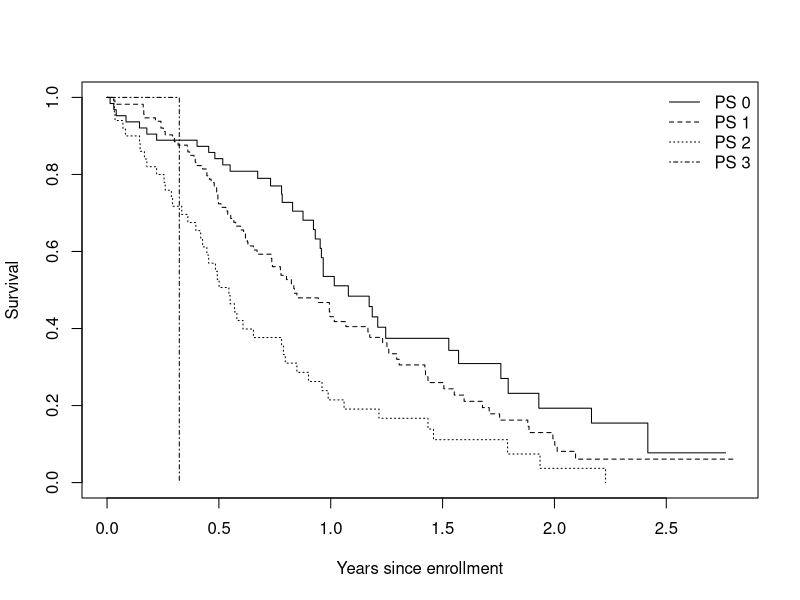
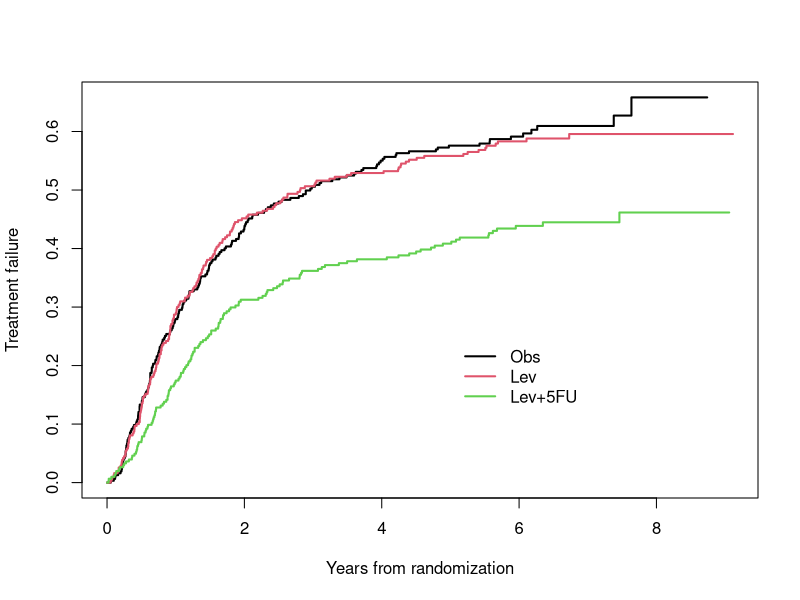

These charts were generated, in order, by the following R code: (Note: this script raises an error after producing the figures.)
## ---- chunk 1
options(continue="  ", width=70, prompt="> ")
options(contrasts=c("contr.treatment", "contr.poly")) #ensure default
options(show.significant.stars = FALSE) #statistical intelligence

knitr::opts_chunk$set(
  collapse = TRUE, warning=FALSE, error=FALSE, tidy=FALSE,
  fig.asp=.75, fig.align="center",
  comment = "#>", highlight=TRUE, echo=TRUE, prompt=FALSE,
  fig.width=7, fig.height=5.5
)

library(survival)
library(geepack)
library(survey)
## ---- chunk 2
lfit0 <- survfit(Surv(time/365.25, status) ~ 1, data=lung)
lfit1 <- survfit(Surv(time/365.25, status) ~ ph.ecog, data=lung)
print(lfit1, rmean=2.5)
plot(lfit1, lty=1:4, xlab="Years since enrollment", ylab="Survival")
legend("topright", c("PS 0", "PS 1", "PS 2", "PS 3"), 
       lty=1:4, bty='n')
## ---- chunk 3
pmean <- pseudo(lfit0, times=2.5, type="RMST")
ldata <- data.frame(lung, pmean= c(pmean), 
                    id=1:nrow(lung))  
afit1 <- lm(pmean ~ ph.ecog + sex + age, data=ldata)
round(summary(afit1)$coefficients, 3)
## ---- chunk 4
afit2 <- geese(pmean ~ ph.ecog + sex + age, data=ldata, 
               subset = (!is.na(ph.ecog)))
round(summary(afit2)$mean, 3)


ldesign <- svydesign(data=ldata, id= ~id, weights=NULL,
              variables= ~ . -id)
afit3 <- svyglm(pmean ~ ph.ecog + sex + age, design=ldesign)
round(summary(afit3)$coefficients, 3)
## ---- chunk 5
# There is 1 missing value for inst so pseudo by default will have 227 values instead of 228
# When creating pmean4, you need to put the values in the correct spot.
# Specifying na.exclude expands the results to have the proper length

lfit4 <- survfit(Surv(time/365.25, status) ~ inst, data=lung, na.action=na.exclude)
pmean4 <- pseudo(lfit4, time=2.5, type="auc")
ldata$pmean4 <- c(pmean4)
afit4a <- lm(pmean4 ~ ph.ecog + sex + age, data=ldata)

# survey package does not allow a missing strata, and one obs in the lung data
# has institution missing
temp <- subset(ldata, !is.na(inst))
ldesign4 <- svydesign(data=temp,  id= ~id, weights=NULL, strata= ~inst,
                      variables= ~ .-id -inst)
afit4b <- svyglm(pmean4 ~ ph.ecog + sex + age, design=ldesign4)
round(summary(afit4a)$coefficients, 3)
round(summary(afit4b)$coefficients[1:4,], 3)
## ---- chunk 6
with(aml, Surv(time, status))
fit1 <- survfit(Surv(time, status) ~1, aml)
rr1 <- resid(fit1, times=c(12,24))
pv1 <- pseudo(fit1, times= c(12, 24))
round(pv1[1:8,], 4)
## ---- chunk 7
pdata <- pseudo(fit1, times= c(12, 24), data.frame=TRUE)
lfit1 <- lm(pseudo ~1, pdata, subset= (time==12))
lfit2 <- lm(pseudo ~1, pdata, subset= (time==24))

summary(lfit1)$coefficients
summary(lfit2)$coefficients

summary(fit1, time=c(12,24))
## ---- chunk 8
cfit3 <- coxph(Surv(time, status) ~x, data=aml)
cfit3

pdata <- cbind(pdata, x= aml$x)   # original data + pseudo-values
lfit3 <- lm(pseudo ~ x + factor(time), data=pdata)
summary(lfit3)$coefficients

sfit3 <- survfit(cfit3, newdata=list(x= c("Maintained", "Nonmaintained")))
summary(sfit3, times=c(12,24))
## ---- chunk 9
temp <- matrix(0, 2, 4, dimnames=list(c("Maintainance", "Nonmaintainance"),
                                      c("Cox, 12", "Pseudo, 12", 
                                        "Cox, 24", "Pseudo, 24")))
temp[,c(1,3)] <- 1- t(summary(sfit3, times=c(12,24))$surv)
dummy <-  expand.grid(x= c("Maintained", "Nonmaintained"),
                      time=c(12, 24))
temp[,c(2,4)] <- 1- predict(lfit3, newdata= dummy)
temp <- rbind(temp, "Difference" = temp[2,]- temp[1,])
round(temp,2)
## ---- chunk 10
# Naive lm
summary(lfit3)$coefficients
#
#survey
# When an id is constructed rather than supplied, pseudo() purposely gives
#  it a non-standard name to avoid confusion with any user's variable names.
#  But that name is a PITA to use in formulas
pdata$id <- pdata[['(id)']] 
pdesign <- svydesign(id= ~ id, varibles= ~ pseudo + x + time, weights=NULL,
                     data=pdata)
sfit <- svyglm(pseudo ~ x + factor(time), design=pdesign)
summary(sfit)$coefficients
#
# GEE 1
gfit1 <- geese(pseudo ~ x + factor(time), data=pdata, id= id) # wrong answer
summary(gfit1)$mean
#
# GEE 2
pdata <- pdata[order(pdata$id),]  # group id values to be together
gfit2 <- geese(pseudo ~ x + factor(time), data=pdata, id= id)
summary(gfit2)$mean
## ---- chunk 11
cdata <- subset(colon, etype==1, -etype)  # time to recurrence
temp  <- subset(colon, etype==2)
cdata$status <- pmax(cdata$status, temp$status)

trtsurv <- survfit(Surv(time, status) ~ rx, cdata, id=id)
plot(trtsurv, fun="event", xscale= 365.25, col = 1:3, lwd=2,
     xlab= "Years from randomization", ylab="Treatment failure")
legend(5*365, .25, levels(cdata$rx), col=1:3, lwd=2, bty='n')

ccox <- coxph(Surv(time, status) ~ rx + sex + age + extent + node4+
                  obstruct + perfor + adhere,  data=cdata)
## ---- chunk 12
csurv <- survfit(Surv(time, status)  ~1, data=cdata, id=id)
cptemp <- pseudo(csurv, time= 1:6 * 365.25, data.frame=TRUE)
cptemp$pdeath <- 1- cptemp$pseudo
cptemp$year <- round(cptemp$time/365.25)

cpdat <- merge(cptemp, 
               subset(x=cdata,select=c(id, rx, extent, node4)), 
               by="id")
## ---- chunk 13
hist(cpdat$pdeath, nclass=50, main=NULL)
## ---- chunk 14
temp1 <- summary(trtsurv, times= 1:6*365.25)
temp2 <- matrix(temp1$surv, nrow=6)
temp3 <- rbind("Obs vs 5FU"= temp2[,1]- temp2[,2],
            "Lev vs 5FU"= temp2[,3]- temp2[,2]) 

cat("absolute difference\n")
round(temp3*100, 1)
#
cat("logit difference\n") 
logit <- function(x) log(1/(1-x))
temp4 <- rbind("Obs vs 5FU"= logit(temp2[,1])- logit(temp2[,2]),
            "Lev vs 5FU"= logit(temp2[,3])- logit(temp2[,2]))
round(temp4*100, 1)
## ---- chunk 15
onetime <- matrix(0, 6, 4,
                  dimnames=list(paste("Time", 1:6), 
                                c("coefficient", "se.glm", "coef", "se.survey")))
cpdesign <- svydesign(id= ~id, weights=NULL, data=cpdat,
                      variables = ~ . - id)
for (i in 1:6) {
    fit1 <- lm(pdeath ~ rx + extent + node4, data=cpdat, subset= (year==i))
    onetime[i,1:2] <- summary(fit1)$coefficients[3,1:2]
    sfit1 <- svyglm(pdeath ~ rx+ extent + node4, design=cpdesign, 
                    subset= (year==i))
    onetime[i,3:4] <- summary(sfit1)$coefficients[3, 1:2]
}

onetime <- cbind(onetime, "coef/se"= onetime[,3]/onetime[,4])
round(onetime[, c(1,2,4,5)],3)
## ---- chunk 16
pfun <- function(x,d=2) printCoefmat(x, digits=d, P.values=TRUE,
                                 has.Pvalue=TRUE, signif.stars= FALSE)

sfit1 <- svyglm(pdeath ~ rx + extent + node4,
                        design= cpdesign, subset=(year==4))
pfun(summary(sfit1)$coefficients[2:5,])

#
sfit3 <- svyglm(pdeath ~ rx + extent + node4 + factor(year), 
                        design= cpdesign, 
                subset= (year==2 | year==4 | year==6))
pfun(summary(sfit3)$coefficients[2:5,],)

sfit6 <- svyglm(pdeath ~ rx + extent + node4 + factor(year),
                design= cpdesign)
pfun(summary(sfit6)$coefficients)
## ---- chunk 17
tryCatch( svyglm(pdeath ~rx + extent + node4 + factor(year), design=cpdesign,
              family= gaussian(link = "logit")),
         error= function(e) e)
## ---- chunk 18
sfit6b <- svyglm(pdeath ~rx + extent + node4 + factor(year), design=cpdesign,
              family= gaussian(link = "logit"), 
              etastart= pmax(.05, pmin(.95, cpdat$pdeath)))
## ---- chunk 19
blogit <- function(edge=.05) {
    new <- make.link("logit")
    new$linkfun <- function(mu) { 
        x <- (pmax(edge, pmin(mu, 1-edge)))
        log(x/(1-x))
    }
    new
}
sfit3c <- svyglm(pdeath ~rx + extent + node4 + factor(year), design=cpdesign,
              family= gaussian(link = blogit()), subset=(year %in% c(2,4,6)))
pfun(summary(sfit3c)$coefficients)
## ---- chunk 20
bcloglog <- function(edge=.05) {
    new <- make.link("cloglog")
    new$linkfun <- function(mu) {
        x <- (pmax(edge, pmin(mu, 1-edge)))
        log(-log(x))
    }
    new$name <- "bcloglog"
    new
}
sfit3d <- svyglm(pseudo ~rx + extent + node4 + factor(year), design=cpdesign,
              family= gaussian(link = bcloglog()), subset=(year %in% c(2,4,6)))
pfun(summary(sfit3d)$coefficients)
cfit <- coxph(Surv(time, status) ~ rx + extent + node4, cdata)                 
round(summary(cfit)$coefficients, 3)
## ---- chunk 21
mdata <- mgus2
mdata$etime <- with(mdata, ifelse(pstat==1, ptime, futime))
mdata$event <- factor(with(mdata, ifelse(pstat==1, 1, 2*death)), 0:2,
                      c("censor", "PCM", "Death"))
mdata$age10 <- mdata$age/10  # age in decades

msurv <- survfit(Surv(etime, event) ~1, data=mdata, id=id)
plot(msurv, lty=1:2, xscale=12, 
     xlab="Years from Diagnosis", ylab="Probability in state")
text(c(345, 340), c(.18, .73), c("PCM", "Death w/o PCM"))
## ---- chunk 22
mps <- pseudo(msurv, times=12*(1:30), type="pstate", data.frame=TRUE)
mdata6 <- merge(mdata, subset(mps, state== "PCM"), by="id")
mdata6$year <- mdata6$time/12

mdesign <- svydesign(data=mdata6, id=~id, weights=NULL, variables= ~. -id)
mpfit1 <- svyglm(pseudo ~ age10 + sex + mspike + factor(year), design = mdesign,
                 family = gaussian(link =bcloglog()))
mpfit2 <- svyglm(pseudo ~ age10 + sex + mspike + factor(year), design = mdesign,
                 subset = (year %in% (3* 1:10)),
                 family = gaussian(link =bcloglog()))
mpfit3 <- svyglm(pseudo ~ age10 + sex + mspike + factor(year), design = mdesign,
                 subset = (year %in% (6* 1:5)),
                 family = gaussian(link =bcloglog()))

fgdata <- finegray(Surv(etime, event) ~ .,  mdata, etype="PCM")
fgfit <-  coxph(Surv(fgstart, fgstop, fgstatus) ~ age10 + sex + mspike, 
                data=fgdata, weights = fgwt)

temp <- cbind(summary(fgfit)$coef[1:3, c(1,3)],
              summary(mpfit1)$coef[2:4, 1:2],
              summary(mpfit2)$coef[2:4,1:2],
              summary(mpfit3)$coef[2:4,1:2])
colnames(temp) <- c("FGcoef", "FGstd", "Coef30", "Std30", 
                    "Coef10", "Std10", "Coef5", "Std5")

round(temp[,c(1,3,5,7, 2,4,6,8)], 3)
